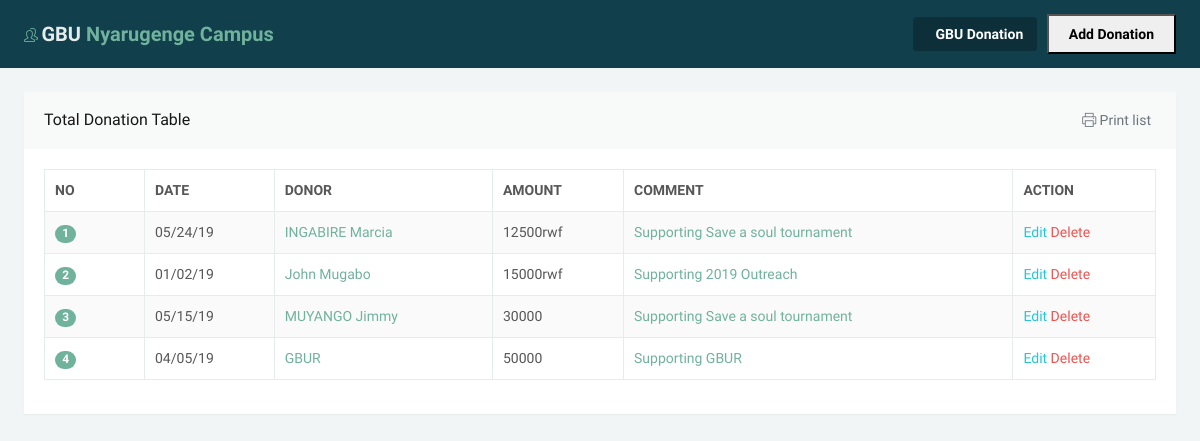
The app's page /Treasurer/Donations.php (signed in) with its own data.
### tables this page shows
CREATE TABLE `donation` (
  `id` int(11) NOT NULL,
  `academic` varchar(255) NOT NULL,
  `date` varchar(255) NOT NULL,
  `donor` varchar(255) NOT NULL,
  `amount` varchar(255) NOT NULL,
  `comment` varchar(255) NOT NULL,
  `submitdate` timestamp NOT NULL DEFAULT CURRENT_TIMESTAMP
);

### Treasurer/Donations.php (the view, shortened to what this page needs)
<?php
    include_once('../config/PDOClass.php');
    if (strlen($_SESSION['TreasLogin'])==0) {
        header("Location: dashboard.php");
    }
    else{
?>
<!DOCTYPE html>
<html lang="en" class="no-focus">
    <head>
        <link rel="stylesheet" id="css-main" href="../assets/css/codebase.min.css">
        <link rel="stylesheet" id="css-theme" href="../assets/css/themes/flat.min.css">
        <link rel="stylesheet" id="css-main" href="../assets/css/codebase.min.css">
        <link rel="stylesheet" id="css-theme" href="../assets/css/themes/flat.min.css">
    </head>
    <body>
        <div id="page-container" class="sidebar-inverse side-scroll page-header-fixed page-header-inverse main-content-boxed">
            <header id="page-header">
                <div class="content-header">
                    <div class="content-header-section">
                        <div class="content-header-item">
                            <a class="link-effect font-w700 mr-5" href="#">
                                <i class="si si-users text-primary"></i>
                                <span class="font-size-xl text-dual-primary-dark">GBU</span><span class="font-size-xl text-primary"> Nyarugenge Campus</span>
                            </a>
                        </div>
                    </div>
                    <div class="content-header-section d-none d-lg-block">
                        <ul class="nav-main-header">
                            <li>
                                <a class="active" href="javascript:void(0)"><i class="si"></i>GBU  Donation</a>
                            </li>
                            <li>
                                <button type="button"    ><a href="Donation.php" style="text-decoration: none;color: #000;">Add Donation</a></button>
                            </li>
                        </ul>
                    </div>
                </div>
            </header>
            <main id="main-container">
                <div class="content">
                    <div class="block">
                        <div class="block-header block-header-default">
                            <h3 class="block-title">  Total Donation Table <small> </small></h3>
                            <button type="button" class="btn-block-option" onclick="Codebase.helpers('print-page');">
                                    <i class="si si-printer"></i> Print list
                                </button>
                        </div>
                        <div class="block-content block-content-full">
                            <table class="table table-bordered table-striped table-vcenter js-dataTable-full-pagination">
                                <thead>
                                    <tr>
                                        <th style="width: 100px;">No</th>
                                        <th class="d-none d-sm-table-cell">Date</th>
                                        <th class="d-none d-sm-table-cell">Donor</th>
                                        <th class="d-none d-sm-table-cell">Amount</th>
                                        <th class="d-none d-sm-table-cell">Comment</th>
                                        <th>Action</th>
                                    </tr>
                                </thead>
                                <tbody>
                                                     <?php
                      $sql = "SELECT * from donation";
                      $query = $db->prepare($sql);
                      $query->execute();
                      $results=$query->fetchAll(PDO::FETCH_OBJ);
                      $cnt=1;
                      foreach ($results as $result) {
                                ?>
                                    <tr>
                                        <td>
                                            <span class="badge badge-pill badge-primary "><?=$cnt?></span>
                                        </td>
                                        <td class="d-none d-sm-table-cell">
                                             <?=$result->date?>                       </td>
                                        <td class="d-none d-sm-table-cell">
                                            <a href="javascript:void(0)"><?=$result->donor?> </a>
                                        </td>
                                        <td class="d-none d-sm-table-cell">
                                             <?=$result->amount?>
                                        </td>
                                         <td class="d-none d-sm-table-cell">
                                            <a href="#"><?=$result->comment?> </a>
                                        </td>
                                        <td ><a href="#" class="text-info">Edit</a>  <a href="#" class="text-danger">Delete</a></td>
                                    </tr>
                           <?php $cnt++;}?>
                                </tbody>
                            </table>
                        </div>
                    </div>
                </div>
            </main>
        </div>
    </body>
</html>
<?php }?>

### records on screen
donation: date "05/24/19", donor "INGABIRE Marcia", amount "12500rwf", comment "Supporting Save a soul tournament"
donation: date "01/02/19", donor "John Mugabo", amount "15000rwf", comment "Supporting 2019 Outreach"
donation: date "05/15/19", donor "MUYANGO Jimmy", amount "30000", comment "Supporting Save a soul tournament"
donation: date "04/05/19", donor "GBUR", amount "50000", comment "Supporting GBUR"
